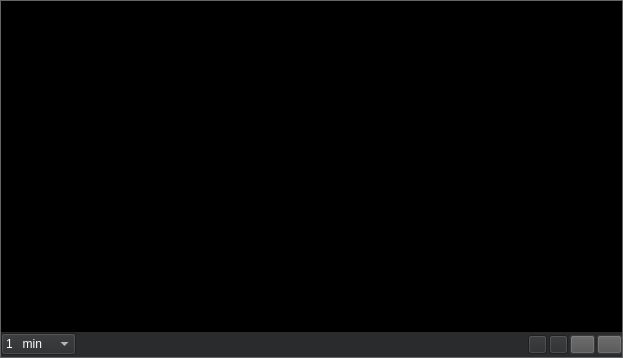
<?xml version="1.0" encoding="UTF-8"?>
<ui version="4.0">
 <class>VSCVWidget</class>
 <widget class="QWidget" name="VSCVWidget">
  <property name="geometry">
   <rect>
    <x>0</x>
    <y>0</y>
    <width>623</width>
    <height>358</height>
   </rect>
  </property>
  <property name="windowTitle">
   <string>Form</string>
  </property>
  <property name="styleSheet">
   <string notr="true">background-color: rgb( 100,100,100);</string>
  </property>
  <layout class="QVBoxLayout" name="verticalLayout_2">
   <property name="spacing">
    <number>0</number>
   </property>
   <property name="leftMargin">
    <number>0</number>
   </property>
   <property name="topMargin">
    <number>0</number>
   </property>
   <property name="rightMargin">
    <number>0</number>
   </property>
   <property name="bottomMargin">
    <number>0</number>
   </property>
   <item>
    <widget class="QWidget" name="widget_3" native="true">
     <property name="contextMenuPolicy">
      <enum>Qt::DefaultContextMenu</enum>
     </property>
     <property name="autoFillBackground">
      <bool>false</bool>
     </property>
     <property name="styleSheet">
      <string notr="true">background-color: rgb( 100,100,100);</string>
     </property>
     <layout class="QVBoxLayout" name="verticalLayout">
      <property name="spacing">
       <number>0</number>
      </property>
      <property name="leftMargin">
       <number>1</number>
      </property>
      <property name="topMargin">
       <number>1</number>
      </property>
      <property name="rightMargin">
       <number>1</number>
      </property>
      <property name="bottomMargin">
       <number>1</number>
      </property>
      <item>
       <widget class="QWidget" name="widget" native="true">
        <property name="minimumSize">
         <size>
          <width>0</width>
          <height>20</height>
         </size>
        </property>
        <property name="maximumSize">
         <size>
          <width>16777215</width>
          <height>20</height>
         </size>
        </property>
        <property name="styleSheet">
         <string notr="true">background-color:rgb(0, 0, 0)</string>
        </property>
        <layout class="QHBoxLayout" name="horizontalLayout">
         <property name="spacing">
          <number>0</number>
         </property>
         <property name="leftMargin">
          <number>0</number>
         </property>
         <property name="topMargin">
          <number>0</number>
         </property>
         <property name="rightMargin">
          <number>0</number>
         </property>
         <property name="bottomMargin">
          <number>0</number>
         </property>
         <item>
          <widget class="QLabel" name="labelName">
           <property name="styleSheet">
            <string notr="true">color : rgb(247, 247, 247);
font: 8pt &quot;Arial&quot;;</string>
           </property>
           <property name="text">
            <string/>
           </property>
          </widget>
         </item>
         <item>
          <spacer name="horizontalSpacer_2">
           <property name="orientation">
            <enum>Qt::Horizontal</enum>
           </property>
           <property name="sizeHint" stdset="0">
            <size>
             <width>40</width>
             <height>20</height>
            </size>
           </property>
          </spacer>
         </item>
         <item>
          <widget class="QLabel" name="labelRecording">
           <property name="styleSheet">
            <string notr="true">color : red;
font: 8pt &quot;Arial&quot;;</string>
           </property>
           <property name="text">
            <string/>
           </property>
          </widget>
         </item>
        </layout>
       </widget>
      </item>
      <item>
       <widget class="VideoWidget" name="video" native="true">
        <property name="autoFillBackground">
         <bool>false</bool>
        </property>
        <property name="styleSheet">
         <string notr="true">background-color:rgb(0, 0, 0)</string>
        </property>
       </widget>
      </item>
      <item>
       <widget class="QWidget" name="videoControl" native="true">
        <property name="minimumSize">
         <size>
          <width>0</width>
          <height>25</height>
         </size>
        </property>
        <property name="maximumSize">
         <size>
          <width>16777215</width>
          <height>25</height>
         </size>
        </property>
        <property name="styleSheet">
         <string notr="true">background-color:rgb(42, 43, 44)</string>
        </property>
        <layout class="QHBoxLayout" name="horizontalLayout_2">
         <property name="spacing">
          <number>2</number>
         </property>
         <property name="leftMargin">
          <number>0</number>
         </property>
         <property name="topMargin">
          <number>0</number>
         </property>
         <property name="rightMargin">
          <number>0</number>
         </property>
         <property name="bottomMargin">
          <number>0</number>
         </property>
         <item>
          <widget class="QComboBox" name="timelineZoom">
           <property name="minimumSize">
            <size>
             <width>75</width>
             <height>0</height>
            </size>
           </property>
           <property name="maximumSize">
            <size>
             <width>75</width>
             <height>16777215</height>
            </size>
           </property>
           <property name="styleSheet">
            <string notr="true">color: rgb(255, 255, 255);
font: 10pt &quot;Arial&quot;;</string>
           </property>
           <item>
            <property name="text">
             <string>1   min</string>
            </property>
           </item>
           <item>
            <property name="text">
             <string>5   min</string>
            </property>
           </item>
           <item>
            <property name="text">
             <string>30 min</string>
            </property>
           </item>
           <item>
            <property name="text">
             <string>2   hour</string>
            </property>
           </item>
           <item>
            <property name="text">
             <string>1   day</string>
            </property>
           </item>
           <item>
            <property name="text">
             <string>1   week</string>
            </property>
           </item>
           <item>
            <property name="text">
             <string>2   week</string>
            </property>
           </item>
          </widget>
         </item>
         <item>
          <widget class="VSCSimpleTl" name="widgetTimeline" native="true">
           <property name="minimumSize">
            <size>
             <width>0</width>
             <height>0</height>
            </size>
           </property>
          </widget>
         </item>
         <item>
          <widget class="QPushButton" name="pbPause">
           <property name="minimumSize">
            <size>
             <width>19</width>
             <height>19</height>
            </size>
           </property>
           <property name="maximumSize">
            <size>
             <width>19</width>
             <height>19</height>
            </size>
           </property>
           <property name="text">
            <string/>
           </property>
           <property name="icon">
            <iconset resource="../main/vscmainwindows.qrc">
             <normaloff>:/pb/resources/pause.png</normaloff>:/pb/resources/pause.png</iconset>
           </property>
           <property name="iconSize">
            <size>
             <width>17</width>
             <height>17</height>
            </size>
           </property>
          </widget>
         </item>
         <item>
          <widget class="QPushButton" name="pbPlay">
           <property name="minimumSize">
            <size>
             <width>19</width>
             <height>19</height>
            </size>
           </property>
           <property name="maximumSize">
            <size>
             <width>19</width>
             <height>19</height>
            </size>
           </property>
           <property name="text">
            <string/>
           </property>
           <property name="icon">
            <iconset resource="../main/vscmainwindows.qrc">
             <normaloff>:/pb/resources/play.png</normaloff>:/pb/resources/play.png</iconset>
           </property>
           <property name="iconSize">
            <size>
             <width>17</width>
             <height>17</height>
            </size>
           </property>
          </widget>
         </item>
         <item>
          <widget class="QPushButton" name="pbInstantpb">
           <property name="minimumSize">
            <size>
             <width>25</width>
             <height>19</height>
            </size>
           </property>
           <property name="maximumSize">
            <size>
             <width>25</width>
             <height>19</height>
            </size>
           </property>
           <property name="layoutDirection">
            <enum>Qt::RightToLeft</enum>
           </property>
           <property name="styleSheet">
            <string notr="true">background-color:rgb(80, 80, 80);
color : rgb(247, 247, 247);
font: 75 6pt &quot;Arial&quot;;</string>
           </property>
           <property name="locale">
            <locale language="Colognian" country="Germany"/>
           </property>
           <property name="text">
            <string/>
           </property>
           <property name="icon">
            <iconset resource="../main/vscmainwindows.qrc">
             <normaloff>:/pb/resources/instantpb.jpg</normaloff>:/pb/resources/instantpb.jpg</iconset>
           </property>
           <property name="iconSize">
            <size>
             <width>25</width>
             <height>19</height>
            </size>
           </property>
          </widget>
         </item>
         <item>
          <widget class="QPushButton" name="pbRecord">
           <property name="minimumSize">
            <size>
             <width>25</width>
             <height>19</height>
            </size>
           </property>
           <property name="maximumSize">
            <size>
             <width>25</width>
             <height>19</height>
            </size>
           </property>
           <property name="styleSheet">
            <string notr="true">background-color:rgb(80, 80, 80);
color : rgb(247, 247, 247);
font: 75 6pt &quot;Arial&quot;;</string>
           </property>
           <property name="text">
            <string/>
           </property>
           <property name="icon">
            <iconset resource="../main/vscmainwindows.qrc">
             <normaloff>:/pb/resources/record.jpg</normaloff>:/pb/resources/record.jpg</iconset>
           </property>
           <property name="iconSize">
            <size>
             <width>25</width>
             <height>19</height>
            </size>
           </property>
          </widget>
         </item>
        </layout>
       </widget>
      </item>
     </layout>
     <zorder>widget</zorder>
     <zorder>videoControl</zorder>
     <zorder>video</zorder>
    </widget>
   </item>
  </layout>
 </widget>
 <customwidgets>
  <customwidget>
   <class>VideoWidget</class>
   <extends>QWidget</extends>
   <header>videowidget.h</header>
   <container>1</container>
  </customwidget>
  <customwidget>
   <class>VSCSimpleTl</class>
   <extends>QWidget</extends>
   <header>vscsimpletl.h</header>
   <container>1</container>
  </customwidget>
 </customwidgets>
 <resources>
  <include location="../main/vscmainwindows.qrc"/>
 </resources>
 <connections/>
</ui>
